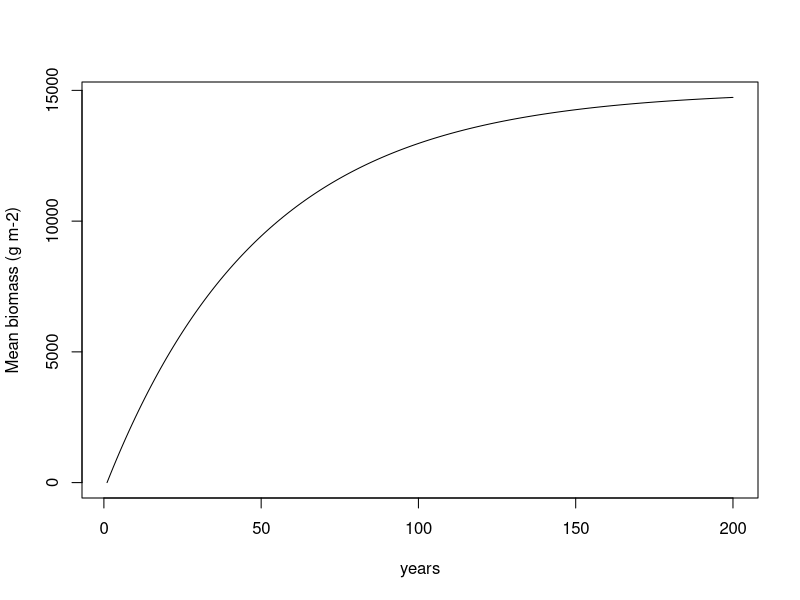
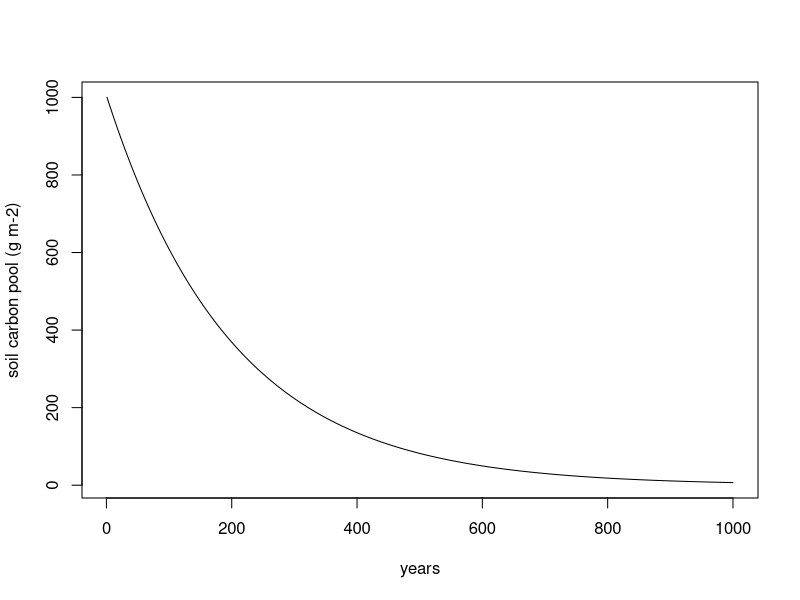
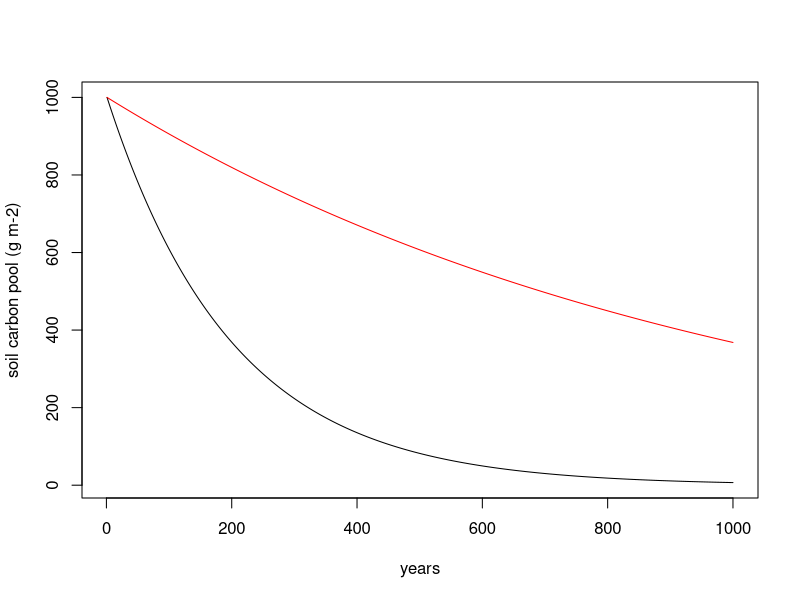
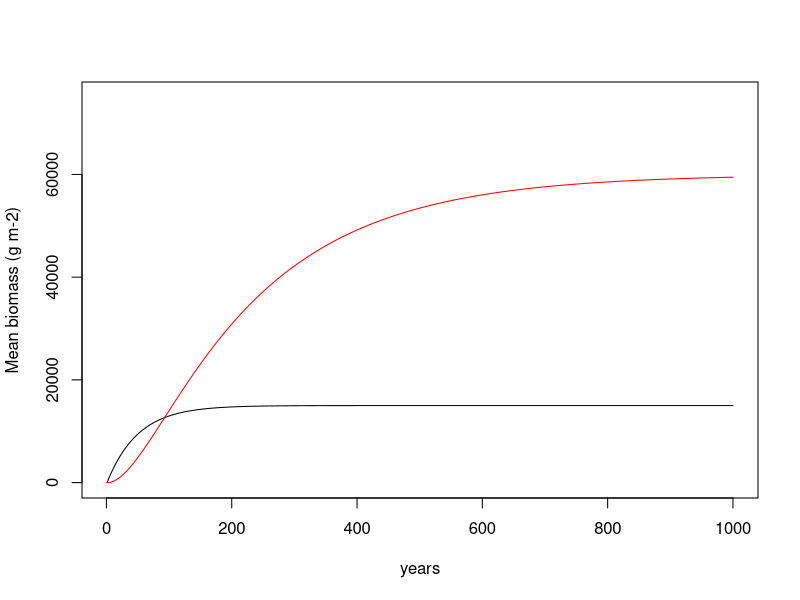
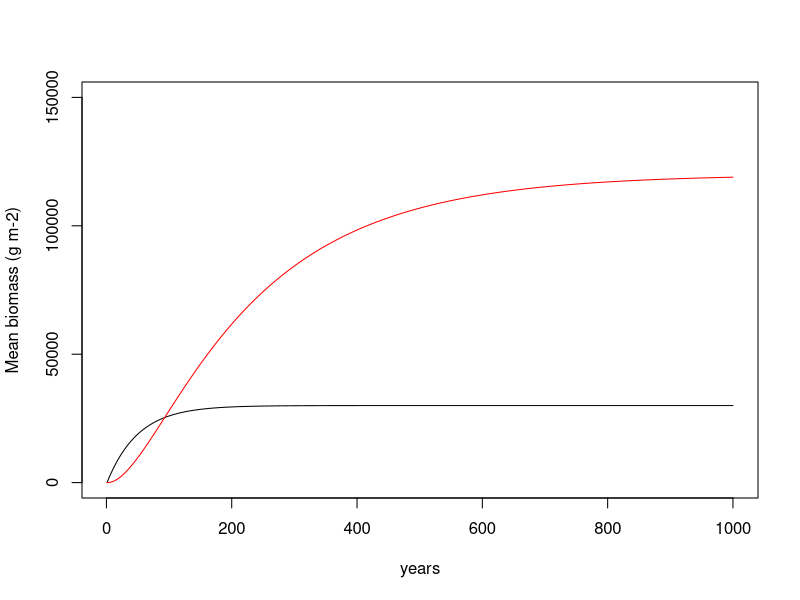
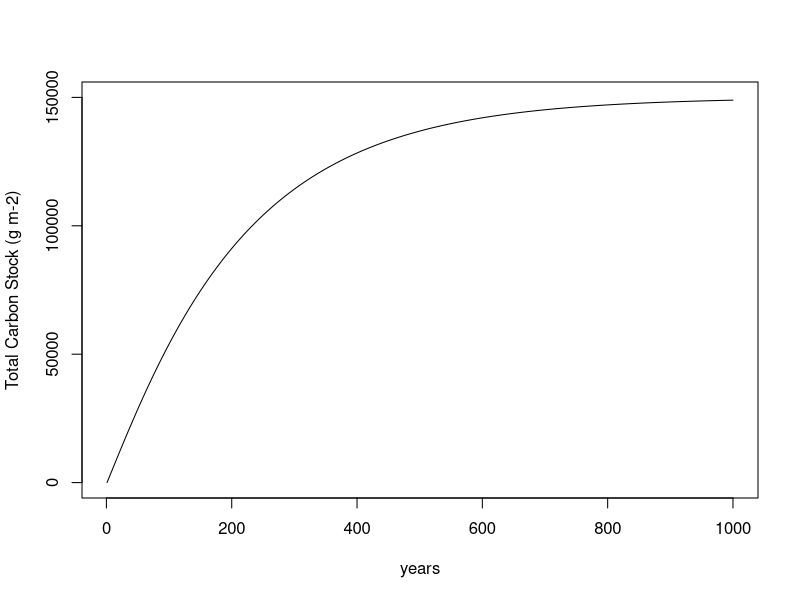

The R script that drew these images, in order:
## ---- chunk 1
knitr::opts_chunk$set(echo = TRUE)
## ---- chunk 2
simulation_years <- 200  #total number of years you want to simulate
veg <- array(NA, dim = c(simulation_years))  #creating the array to store the yearly vegetation biomass

veg[1] <- 1  #initializing the vegetation biomass in year 1 to be 1

npp <- 300  #growth rate
u <- 0.02  #mortality rate

dt <- 1 #number of years for each time step

for(i in 2:simulation_years){
  #dBdt is the derivative (Change over the time-step)
  #It adds npp and substracts a proportion of biomass that died
  dBdt <- npp - veg[i-1] * u
  #add the change to the previous year's biomass
  #note: a positive number of dBdt will add biomass, while a negative value will subtract
  #note: since dBdt is the change per year, you need to multiply
  #      it by the number of years in a time step (which is 1)
  veg[i] <- veg[i-1] + dBdt * dt
}

year <- seq(1, simulation_years, 1)
plot(year, veg, type = 'l', xlab = 'years', ylab= 'Mean biomass (g m-2)')

## ---- chunk 3
simulation_years <- 1000  #total number of years you want to simulate
soil_1 <- array(NA, dim = c(simulation_years))  

soil_1[1] <- 1000  #initializing the vegetation biomass in year 1 to be 1

k <- 0.005  #decomposition (output)

dt <- 1 #number of years for each time step

for(i in 2:simulation_years){
  #dBdt is the derivative (Change over the time-step)
  #It adds npp and substracts a proportion of biomass that died
  dSdt <- soil_1[i-1] * (-k)
  #add the change to the previous year's biomass
  #note: a positive number of dBdt will add biomass, while a negative value will subtract
  #note: since dBdt is the change per year, you need to multiply
  #      it by the number of years in a time step (which is 1)
  soil_1[i] <- soil_1[i-1] + dSdt * dt
}

year <- seq(1, simulation_years, 1)
plot(year, soil_1, type = 'l', xlab = 'years', ylab= 'soil carbon pool (g m-2)')
## ---- chunk 4
simulation_years <- 1000  #total number of years you want to simulate
soil_2 <- array(NA, dim = c(simulation_years))  

soil_2[1] <- 1000  #initializing the vegetation biomass in year 1 to be 1

k <- 0.001  #decomposition (output)

dt <- 1 #number of years for each time step

for(i in 2:simulation_years){
  #dBdt is the derivative (Change over the time-step)
  #It adds npp and substracts a proportion of biomass that died
  dSdt <- soil_2[i-1] * (-k)
  #add the change to the previous year's biomass
  #note: a positive number of dBdt will add biomass, while a negative value will subtract
  #note: since dBdt is the change per year, you need to multiply
  #      it by the number of years in a time step (which is 1)
  soil_2[i] <- soil_2[i-1] + dSdt * dt
}

year <- seq(1, simulation_years, 1)
plot(year, soil_1, type = 'l', xlab = 'years', ylab= 'soil carbon pool (g m-2)')
points(year, soil_2, type= 'l' , col = 'red')

## ---- chunk 5
#insert set of differential equations here that are contained in the for loop (see above)
simulation_years <- 1000  #total number of years you want to simulate
veg <- array(NA, dim = c(simulation_years))  #creating the array to store the yearly vegetation biomass
soil <- array(NA, dim = c(simulation_years))


veg[1] <- 0  #initializing the vegetation biomass in year 1 to be 1
soil[1] <- 0

npp <- 300  #growth rate
u <- 0.02  #mortality rate
k <- 0.005 #decomposition

dt <- 1 #number of years for each time step

for(i in 2:simulation_years){
  dBdt <- npp - veg[i-1] * u #growth of the tree
  veg[i] <- veg[i-1] + dBdt * dt
  dSdt <- veg[i-1]* u - soil[i-1] * k 
  soil[i] <- soil[i-1] + dSdt * dt
  
}

year <- seq(1, simulation_years, 1)
plot(year, veg, type = 'l', xlab = 'years', ylab= 'Mean biomass (g m-2)', ylim =c(0, 75000))
points(year, soil, type= 'l' , col = 'red')

equilibrium <- veg[1000]+soil[1000] #equilibrium carbon stock 


## ---- chunk 6
#insert set of differential equations here that are contained in the for loop (see above)
simulation_years <- 1000  #total number of years you want to simulate
veg <- array(NA, dim = c(simulation_years))  #creating the array to store the yearly vegetation biomass
soil <- array(NA, dim = c(simulation_years))


veg[1] <- 0  #initializing the vegetation biomass in year 1 to be 1
soil[1] <- 0

npp <- 600  #growth rate
u <- 0.02  #mortality rate
k <- 0.005 #decomposition

dt <- 1 #number of years for each time step

for(i in 2:simulation_years){
  dBdt <- npp - veg[i-1] * u #growth of the tree
  veg[i] <- veg[i-1] + dBdt * dt
  dSdt <- veg[i-1]* u - soil[i-1] * k 
  soil[i] <- soil[i-1] + dSdt * dt
  
}

year <- seq(1, simulation_years, 1)
plot(year, veg, type = 'l', xlab = 'years', ylab= 'Mean biomass (g m-2)', ylim =c(0, 150000))
points(year, soil, type= 'l' , col = 'red')

equilibrium <- veg[1000]+soil[1000] #equilibrium carbon stock 

## ---- chunk 7
#insert set of differential equations here that are contained in the for loop (see above)
simulation_years <- 1000  #total number of years you want to simulate
veg <- array(NA, dim = c(simulation_years))  #creating the array to store the yearly vegetation biomass
soil <- array(NA, dim = c(simulation_years))
totalcarbon <- array(NA, dim= c(simulation_years))
veg[1] <- 0  #initializing the vegetation biomass in year 1 to be 1
soil[1] <- 0
totalcarbon[1] <- 0

npp <- 600  #growth rate
u <- 0.02  #mortality rate
k <- 0.005 #decomposition

dt <- 1 #number of years for each time step

for(i in 2:simulation_years){
  dBdt <- npp - veg[i-1] * u #growth of the tree
  veg[i] <- veg[i-1] + dBdt * dt
  dSdt <- veg[i-1]* u - soil[i-1] * k 
  soil[i] <- soil[i-1] + dSdt * dt
  totalcarbon[i] <- soil[i] + veg[i]
  
}

year <- seq(1, simulation_years, 1)
plot(year, totalcarbon, type = 'l', xlab = 'years', ylab= 'Total Carbon Stock (g m-2)', ylim =c(0, 150000))

equilibrium <- veg[1000]+soil[1000] #equilibrium carbon stock 

